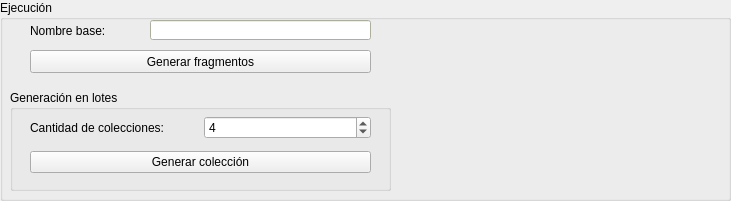
          <widget class="QGroupBox" name="groupBox_2">
           <property name="geometry">
            <rect>
             <x>10</x>
             <y>240</y>
             <width>731</width>
             <height>201</height>
            </rect>
           </property>
           <property name="title">
            <string>Ejecución</string>
           </property>
           <widget class="QPushButton" name="btnFragmentos">
            <property name="geometry">
             <rect>
              <x>30</x>
              <y>50</y>
              <width>341</width>
              <height>23</height>
             </rect>
            </property>
            <property name="text">
             <string>Generar fragmentos</string>
            </property>
            <property name="default">
             <bool>false</bool>
            </property>
            <property name="flat">
             <bool>false</bool>
            </property>
           </widget>
           <widget class="QLineEdit" name="txtNombre">
            <property name="geometry">
             <rect>
              <x>150</x>
              <y>20</y>
              <width>221</width>
              <height>20</height>
             </rect>
            </property>
            <property name="palette">
             <palette>
              <active>
               <colorrole role="WindowText">
                <brush brushstyle="SolidPattern">
                 <color alpha="255">
                  <red>0</red>
                  <green>0</green>
                  <blue>0</blue>
                 </color>
                </brush>
               </colorrole>
               <colorrole role="Button">
                <brush brushstyle="SolidPattern">
                 <color alpha="255">
                  <red>244</red>
                  <green>244</green>
                  <blue>221</blue>
                 </color>
                </brush>
               </colorrole>
               <colorrole role="Light">
                <brush brushstyle="SolidPattern">
                 <color alpha="255">
                  <red>255</red>
                  <green>255</green>
                  <blue>255</blue>
                 </color>
                </brush>
               </colorrole>
               <colorrole role="Midlight">
                <brush brushstyle="SolidPattern">
                 <color alpha="255">
                  <red>249</red>
                  <green>249</green>
                  <blue>238</blue>
                 </color>
                </brush>
               </colorrole>
               <colorrole role="Dark">
                <brush brushstyle="SolidPattern">
                 <color alpha="255">
                  <red>122</red>
                  <green>122</green>
                  <blue>110</blue>
                 </color>
                </brush>
               </colorrole>
               <colorrole role="Mid">
                <brush brushstyle="SolidPattern">
                 <color alpha="255">
                  <red>163</red>
                  <green>163</green>
                  <blue>147</blue>
                 </color>
                </brush>
               </colorrole>
               <colorrole role="Text">
                <brush brushstyle="SolidPattern">
                 <color alpha="255">
                  <red>0</red>
                  <green>0</green>
                  <blue>0</blue>
                 </color>
                </brush>
               </colorrole>
               <colorrole role="BrightText">
                <brush brushstyle="SolidPattern">
                 <color alpha="255">
                  <red>255</red>
                  <green>255</green>
                  <blue>255</blue>
                 </color>
                </brush>
               </colorrole>
               <colorrole role="ButtonText">
                <brush brushstyle="SolidPattern">
                 <color alpha="255">
                  <red>0</red>
                  <green>0</green>
                  <blue>0</blue>
                 </color>
                </brush>
               </colorrole>
               <colorrole role="Base">
                <brush brushstyle="SolidPattern">
                 <color alpha="255">
                  <red>255</red>
                  <green>255</green>
                  <blue>255</blue>
                 </color>
                </brush>
               </colorrole>
               <colorrole role="Window">
                <brush brushstyle="SolidPattern">
                 <color alpha="255">
                  <red>244</red>
                  <green>244</green>
                  <blue>221</blue>
                 </color>
                </brush>
               </colorrole>
               <colorrole role="Shadow">
                <brush brushstyle="SolidPattern">
                 <color alpha="255">
                  <red>0</red>
                  <green>0</green>
                  <blue>0</blue>
                 </color>
                </brush>
               </colorrole>
               <colorrole role="AlternateBase">
                <brush brushstyle="SolidPattern">
                 <color alpha="255">
                  <red>249</red>
                  <green>249</green>
                  <blue>238</blue>
                 </color>
                </brush>
               </colorrole>
               <colorrole role="ToolTipBase">
                <brush brushstyle="SolidPattern">
                 <color alpha="255">
                  <red>255</red>
                  <green>255</green>
                  <blue>220</blue>
                 </color>
                </brush>
               </colorrole>
               <colorrole role="ToolTipText">
                <brush brushstyle="SolidPattern">
                 <color alpha="255">
                  <red>0</red>
                  <green>0</green>
                  <blue>0</blue>
                 </color>
                </brush>
               </colorrole>
              </active>
              <inactive>
               <colorrole role="WindowText">
                <brush brushstyle="SolidPattern">
                 <color alpha="255">
                  <red>0</red>
                  <green>0</green>
                  <blue>0</blue>
                 </color>
                </brush>
               </colorrole>
               <colorrole role="Button">
                <brush brushstyle="SolidPattern">
                 <color alpha="255">
                  <red>244</red>
                  <green>244</green>
                  <blue>221</blue>
                 </color>
                </brush>
               </colorrole>
               <colorrole role="Light">
                <brush brushstyle="SolidPattern">
                 <color alpha="255">
                  <red>255</red>
                  <green>255</green>
                  <blue>255</blue>
                 </color>
                </brush>
               </colorrole>
               <colorrole role="Midlight">
                <brush brushstyle="SolidPattern">
                 <color alpha="255">
                  <red>249</red>
                  <green>249</green>
                  <blue>238</blue>
                 </color>
                </brush>
               </colorrole>
               <colorrole role="Dark">
                <brush brushstyle="SolidPattern">
                 <color alpha="255">
                  <red>122</red>
                  <green>122</green>
                  <blue>110</blue>
                 </color>
                </brush>
               </colorrole>
               <colorrole role="Mid">
                <brush brushstyle="SolidPattern">
                 <color alpha="255">
                  <red>163</red>
                  <green>163</green>
                  <blue>147</blue>
                 </color>
                </brush>
               </colorrole>
               <colorrole role="Text">
                <brush brushstyle="SolidPattern">
                 <color alpha="255">
                  <red>0</red>
                  <green>0</green>
                  <blue>0</blue>
                 </color>
                </brush>
               </colorrole>
               <colorrole role="BrightText">
                <brush brushstyle="SolidPattern">
                 <color alpha="255">
                  <red>255</red>
                  <green>255</green>
                  <blue>255</blue>
                 </color>
                </brush>
               </colorrole>
               <colorrole role="ButtonText">
                <brush brushstyle="SolidPattern">
                 <color alpha="255">
                  <red>0</red>
                  <green>0</green>
                  <blue>0</blue>
                 </color>
                </brush>
               </colorrole>
               <colorrole role="Base">
                <brush brushstyle="SolidPattern">
                 <color alpha="255">
                  <red>255</red>
                  <green>255</green>
                  <blue>255</blue>
                 </color>
                </brush>
               </colorrole>
               <colorrole role="Window">
                <brush brushstyle="SolidPattern">
                 <color alpha="255">
                  <red>244</red>
                  <green>244</green>
                  <blue>221</blue>
                 </color>
                </brush>
               </colorrole>
               <colorrole role="Shadow">
                <brush brushstyle="SolidPattern">
                 <color alpha="255">
                  <red>0</red>
                  <green>0</green>
                  <blue>0</blue>
                 </color>
                </brush>
               </colorrole>
               <colorrole role="AlternateBase">
                <brush brushstyle="SolidPattern">
                 <color alpha="255">
                  <red>249</red>
                  <green>249</green>
                  <blue>238</blue>
                 </color>
                </brush>
               </colorrole>
               <colorrole role="ToolTipBase">
                <brush brushstyle="SolidPattern">
                 <color alpha="255">
                  <red>255</red>
                  <green>255</green>
                  <blue>220</blue>
                 </color>
                </brush>
               </colorrole>
               <colorrole role="ToolTipText">
                <brush brushstyle="SolidPattern">
                 <color alpha="255">
                  <red>0</red>
                  <green>0</green>
                  <blue>0</blue>
                 </color>
                </brush>
               </colorrole>
              </inactive>
              <disabled>
               <colorrole role="WindowText">
                <brush brushstyle="SolidPattern">
                 <color alpha="255">
                  <red>122</red>
                  <green>122</green>
                  <blue>110</blue>
                 </color>
                </brush>
               </colorrole>
               <colorrole role="Button">
                <brush brushstyle="SolidPattern">
                 <color alpha="255">
                  <red>244</red>
                  <green>244</green>
                  <blue>221</blue>
                 </color>
                </brush>
               </colorrole>
               <colorrole role="Light">
                <brush brushstyle="SolidPattern">
                 <color alpha="255">
                  <red>255</red>
                  <green>255</green>
                  <blue>255</blue>
                 </color>
                </brush>
               </colorrole>
               <colorrole role="Midlight">
                <brush brushstyle="SolidPattern">
                 <color alpha="255">
                  <red>249</red>
                  <green>249</green>
                  <blue>238</blue>
                 </color>
                </brush>
               </colorrole>
               <colorrole role="Dark">
                <brush brushstyle="SolidPattern">
                 <color alpha="255">
                  <red>122</red>
                  <green>122</green>
                  <blue>110</blue>
                 </color>
                </brush>
               </colorrole>
               <colorrole role="Mid">
                <brush brushstyle="SolidPattern">
                 <color alpha="255">
                  <red>163</red>
                  <green>163</green>
                  <blue>147</blue>
                 </color>
                </brush>
               </colorrole>
               <colorrole role="Text">
                <brush brushstyle="SolidPattern">
                 <color alpha="255">
                  <red>122</red>
                  <green>122</green>
                  <blue>110</blue>
                 </color>
                </brush>
               </colorrole>
               <colorrole role="BrightText">
                <brush brushstyle="SolidPattern">
                 <color alpha="255">
                  <red>255</red>
                  <green>255</green>
                  <blue>255</blue>
                 </color>
                </brush>
               </colorrole>
               <colorrole role="ButtonText">
                <brush brushstyle="SolidPattern">
                 <color alpha="255">
                  <red>122</red>
                  <green>122</green>
                  <blue>110</blue>
                 </color>
                </brush>
               </colorrole>
               <colorrole role="Base">
                <brush brushstyle="SolidPattern">
                 <color alpha="255">
                  <red>244</red>
                  <green>244</green>
                  <blue>221</blue>
                 </color>
                </brush>
               </colorrole>
               <colorrole role="Window">
                <brush brushstyle="SolidPattern">
                 <color alpha="255">
                  <red>244</red>
                  <green>244</green>
                  <blue>221</blue>
                 </color>
                </brush>
               </colorrole>
               <colorrole role="Shadow">
                <brush brushstyle="SolidPattern">
                 <color alpha="255">
                  <red>0</red>
                  <green>0</green>
                  <blue>0</blue>
                 </color>
                </brush>
               </colorrole>
               <colorrole role="AlternateBase">
                <brush brushstyle="SolidPattern">
                 <color alpha="255">
                  <red>244</red>
                  <green>244</green>
                  <blue>221</blue>
                 </color>
                </brush>
               </colorrole>
               <colorrole role="ToolTipBase">
                <brush brushstyle="SolidPattern">
                 <color alpha="255">
                  <red>255</red>
                  <green>255</green>
                  <blue>220</blue>
                 </color>
                </brush>
               </colorrole>
               <colorrole role="ToolTipText">
                <brush brushstyle="SolidPattern">
                 <color alpha="255">
                  <red>0</red>
                  <green>0</green>
                  <blue>0</blue>
                 </color>
                </brush>
               </colorrole>
              </disabled>
             </palette>
            </property>
            <property name="toolTip">
             <string>&lt;html&gt;&lt;head/&gt;&lt;body&gt;&lt;p&gt;Nombre de los archivos de salida. Se generan 2 archivos con el mismo nombre pero con diferente extensión&lt;/p&gt;&lt;/body&gt;&lt;/html&gt;</string>
            </property>
           </widget>
           <widget class="QLabel" name="label_14">
            <property name="geometry">
             <rect>
              <x>30</x>
              <y>20</y>
              <width>111</width>
              <height>21</height>
             </rect>
            </property>
            <property name="text">
             <string>Nombre base:</string>
            </property>
           </widget>
           <widget class="QGroupBox" name="groupBox">
            <property name="geometry">
             <rect>
              <x>10</x>
              <y>90</y>
              <width>381</width>
              <height>101</height>
             </rect>
            </property>
            <property name="title">
             <string>Generación en lotes</string>
            </property>
            <widget class="QWidget" name="">
             <property name="geometry">
              <rect>
               <x>20</x>
               <y>20</y>
               <width>341</width>
               <height>71</height>
              </rect>
             </property>
             <layout class="QVBoxLayout" name="verticalLayout_13">
              <item>
               <layout class="QHBoxLayout" name="horizontalLayout_10">
                <item>
                 <widget class="QLabel" name="label_35">
                  <property name="text">
                   <string>Cantidad de colecciones: </string>
                  </property>
                 </widget>
                </item>
                <item>
                 <widget class="QSpinBox" name="spinCantColecciones">
                  <property name="maximum">
                   <number>1000</number>
                  </property>
                  <property name="value">
                   <number>4</number>
                  </property>
                 </widget>
                </item>
               </layout>
              </item>
              <item>
               <widget class="QPushButton" name="btnColeccion">
                <property name="text">
                 <string>Generar colección</string>
                </property>
                <property name="autoDefault">
                 <bool>false</bool>
                </property>
               </widget>
              </item>
             </layout>
            </widget>
            <zorder></zorder>
            <zorder>groupBox_2</zorder>
           </widget>
          </widget>
